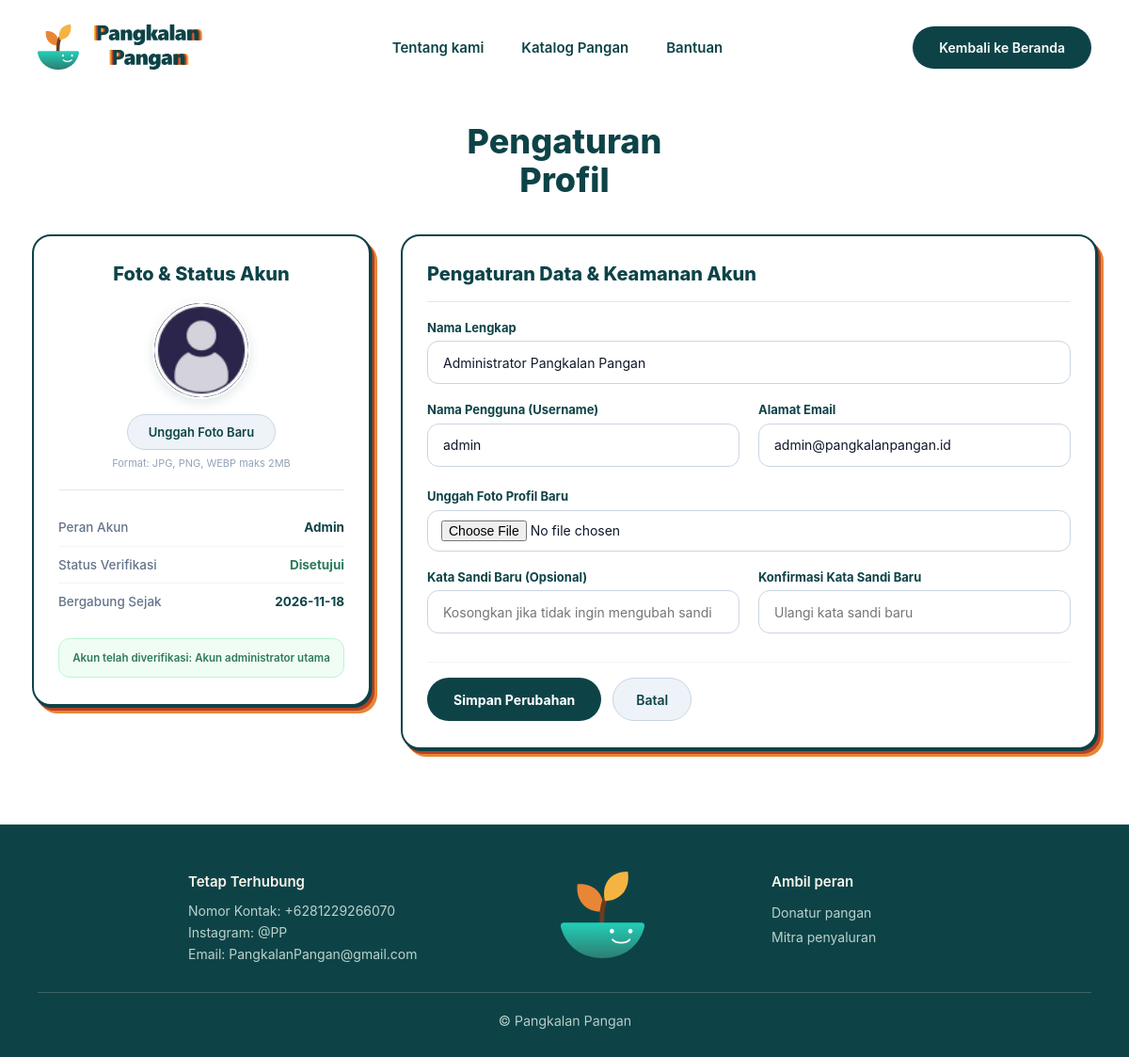
Screenshot of /profile.php (signed in) with the database file from the repository.
### tables this page shows
CREATE TABLE pengguna (
  id INT AUTO_INCREMENT PRIMARY KEY,
  username VARCHAR(50) NOT NULL UNIQUE,
  email VARCHAR(100) NOT NULL UNIQUE,
  kata_sandi_hash VARCHAR(255) NOT NULL,
  nama_lengkap VARCHAR(100) NOT NULL,
  foto_profil VARCHAR(255) NOT NULL DEFAULT 'default_avatar.png',
  peran ENUM('admin', 'produsen', 'konsumen') NOT NULL DEFAULT 'konsumen',
  dokumen_kelayakan VARCHAR(255) NULL,
  status_verifikasi ENUM('menunggu', 'disetujui', 'ditolak') NOT NULL DEFAULT 'menunggu',
  catatan_verifikasi TEXT NULL,
  dibuat_pada DATETIME NOT NULL DEFAULT CURRENT_TIMESTAMP
);

### includes/functions.php (called while the page is built, shortened)
<?php
function escapeHtml($teks) {
    return htmlspecialchars((string) $teks, ENT_QUOTES, 'UTF-8');
}
function ambilPenggunaById($conn, $pengguna_id) {
    $id_bersih = (int) $pengguna_id;
    $sql = "SELECT id, username, email, nama_lengkap, foto_profil, peran, dokumen_kelayakan, status_verifikasi, catatan_verifikasi, dibuat_pada "
         . "FROM pengguna WHERE id = ? LIMIT 1";
    $stmt = mysqli_prepare($conn, $sql);
    mysqli_stmt_bind_param($stmt, "i", $id_bersih);
    mysqli_stmt_execute($stmt);
    $hasil = mysqli_stmt_get_result($stmt);
    $data_pengguna = mysqli_fetch_assoc($hasil);
    return $data_pengguna ? $data_pengguna : null;
}
?>

### profile.php (the view, shortened to what this page needs)
<?php
require_once 'config/database.php';
require_once 'includes/functions.php';
$user_id = (int) $_SESSION['user_id'];
$pengguna = ambilPenggunaById($conn, $user_id);
$peran_pengguna = isset($pengguna['peran']) ? $pengguna['peran'] : 'konsumen';
$status_verif = isset($pengguna['status_verifikasi']) ? $pengguna['status_verifikasi'] : 'menunggu';
$catatan_verif = isset($pengguna['catatan_verifikasi']) ? trim((string) $pengguna['catatan_verifikasi']) : '';
$dokumen_raw = isset($pengguna['dokumen_kelayakan']) ? trim((string) $pengguna['dokumen_kelayakan']) : '';
$foto_tampil = ($peran_pengguna === 'produsen')
    ? 'assets/images/producer/avatar_produsen.png'
    : 'assets/images/avatar_consumer.png';
if (!empty($pengguna['foto_profil']) && $pengguna['foto_profil'] !== 'default_avatar.png' && strpos($pengguna['foto_profil'], '..') === false) {
    $kandidat_foto = (strpos($pengguna['foto_profil'], '/') === false) ? ('assets/uploads/avatars/' . $pengguna['foto_profil']) : $pengguna['foto_profil'];
    if (file_exists($kandidat_foto)) {
        $foto_tampil = $kandidat_foto;
    }
}
$status_class = 'val-amber';
if ($status_verif === 'disetujui') {
    $status_class = 'val-green';
} elseif ($status_verif === 'ditolak') {
    $status_class = 'val-danger';
}
$beranda_kembali = 'katalog.php';
if ($peran_pengguna === 'admin') {
    $beranda_kembali = 'views/admin/dashboard.php';
} elseif ($peran_pengguna === 'produsen') {
    $beranda_kembali = 'producer_dashboard.php';
}
require_once 'includes/header.php';
?>
        <div class="auth-nav-bar">
            <a href="katalog.php" class="auth-nav-left" title="Pangkalan Pangan">
                <img src="assets/images/logo_sprout.svg" alt="Logo Pangkalan Pangan" class="auth-nav-logo-sprout" />
                <img src="assets/images/pangkalan_pangan_title.svg" alt="Pangkalan Pangan" class="auth-nav-logo-text" />
            </a>
            <ul class="auth-nav-menu">
                <li><a href="katalog.php#about">Tentang kami</a></li>
                <li><a href="katalog.php">Katalog Pangan</a></li>
                <li><a href="customer_service.php">Bantuan</a></li>
            </ul>
            <a href="<?php echo escapeHtml($beranda_kembali); ?>" class="btn-nav-back">Kembali ke Beranda</a>
        </div>
        <div class="profile-main-section">
            <div class="profile-container">
                <h1 class="profile-page-title">Pengaturan<br />Profil</h1>
                <div class="profile-content-grid">
                    <div class="profile-left-col">
                        <div class="profile-card profile-photo-card">
                            <h2 class="profile-card-title text-center">Foto &amp; Status Akun</h2>
                            <div class="profile-avatar-wrapper">
                                <div class="profile-large-avatar-circle">
                                    <img src="<?php echo escapeHtml($foto_tampil); ?>" alt="Foto Profil" style="width: 100%; height: 100%; border-radius: 50%; object-fit: cover; display: block;" />
                                </div>
                                <button type="button" class="btn-upload-photo">Unggah Foto Baru</button>
                                <span class="upload-photo-hint">Format: JPG, PNG, WEBP maks 2MB</span>
                            </div>
                            <hr class="profile-divider" />
                            <ul class="profile-status-list">
                                <li class="profile-status-item">
                                    <span class="status-item-label">Peran Akun</span>
                                    <span class="status-item-val val-dark"><?php echo escapeHtml(ucfirst($peran_pengguna)); ?></span>
                                </li>
                                <li class="profile-status-item">
                                    <span class="status-item-label">Status Verifikasi</span>
                                    <span class="status-item-val <?php echo escapeHtml($status_class); ?>" id="profileSktmStatusVal"<?php echo $status_verif === 'ditolak' ? ' style="color: #991b1b;"' : ''; ?>><?php echo escapeHtml(ucfirst($status_verif)); ?></span>
                                </li>
                                <li class="profile-status-item">
                                    <span class="status-item-label">Bergabung Sejak</span>
                                    <span class="status-item-val val-dark"><?php echo escapeHtml(substr($pengguna['dibuat_pada'], 0, 10)); ?></span>
                                </li>
                            </ul>
                            <div class="profile-sktm-verified-box"<?php
                            ?>>
<?php if ($status_verif === 'disetujui'): ?>
                                Akun telah diverifikasi<?php echo $catatan_verif !== '' ? (': ' . escapeHtml($catatan_verif)) : '.'; ?>
<?php elseif ($status_verif === 'ditolak'): ?>
                                Verifikasi ditolak<?php echo $catatan_verif !== '' ? (': ' . escapeHtml($catatan_verif)) : '. Silakan unggah ulang dokumen yang valid.'; ?>
<?php else: ?>
                                Akun menunggu verifikasi admin<?php echo $dokumen_raw === '' ? '. Unggah dokumen SKTM/KKS di formulir.' : ' (dokumen sudah diunggah).'; ?>
<?php endif; ?>
                            </div>
                        </div>
                    </div>
                    <div class="profile-right-col">
                        <div class="profile-card profile-form-card">
                            <h2 class="profile-card-title">Pengaturan Data &amp; Keamanan Akun</h2>
                            <hr class="profile-divider" />
                            <form action="actions/auth_profile_update.php" method="post" enctype="multipart/form-data" class="profile-edit-form" id="profileEditForm">
                                <div class="form-group-full">
                                    <label for="inputNamaLengkap" class="profile-form-label">Nama Lengkap</label>
                                    <input type="text" id="inputNamaLengkap" name="nama_lengkap" class="profile-form-input" value="<?php echo escapeHtml($pengguna['nama_lengkap']); ?>" />
                                </div>
                                <div class="form-row-2col">
                                    <div class="form-group-col">
                                        <label for="inputUsername" class="profile-form-label">Nama Pengguna (Username)</label>
                                        <input type="text" id="inputUsername" name="username" class="profile-form-input" value="<?php echo escapeHtml($pengguna['username']); ?>" />
                                    </div>
                                    <div class="form-group-col">
                                        <label for="inputEmail" class="profile-form-label">Alamat Email</label>
                                        <input type="text" id="inputEmail" name="email" class="profile-form-input" value="<?php echo escapeHtml($pengguna['email']); ?>" />
                                    </div>
                                </div>
                                <div class="form-group-full" style="margin-top: 4px;">
                                    <label for="inputFotoProfil" class="profile-form-label">Unggah Foto Profil Baru</label>
                                    <input type="file" id="inputFotoProfil" name="foto_profil" accept="image/jpeg,image/png,image/webp" class="profile-form-input" style="height: auto; padding: 10px 14px;" />
                                </div>
                                <div class="form-row-2col">
                                    <div class="form-group-col">
                                        <label for="inputPasswordBaru" class="profile-form-label">Kata Sandi Baru (Opsional)</label>
                                        <input type="password" id="inputPasswordBaru" name="password_baru" class="profile-form-input" />
                                    </div>
                                    <div class="form-group-col">
                                        <label for="inputKonfirmasiSandi" class="profile-form-label">Konfirmasi Kata Sandi Baru</label>
                                        <input type="password" id="inputKonfirmasiSandi" name="konfirmasi_sandi" class="profile-form-input" />
                                    </div>
                                </div>
                                <div class="profile-form-bottom-bar">
                                    <div class="profile-btn-group">
                                        <button type="submit" class="btn-profile-submit">Simpan Perubahan</button>
                                        <a href="<?php echo escapeHtml($beranda_kembali); ?>" class="btn-profile-cancel">Batal</a>
                                    </div>
                                </div>
                            </form>
                        </div>
                    </div>
                </div>
            </div>
        </div>
<?php
require_once 'includes/footer.php';
?>

### assets/css/style.css (style rules this page uses)
* { box-sizing: border-box; margin: 0; padding: 0; }
html { width: 100%; min-height: 100%; overflow-x: hidden; overflow-y: scroll; -webkit-text-size-adjust: 100%; scroll-behavior: smooth; }
body { font-family: 'Segoe UI', -apple-system, BlinkMacSystemFont, Roboto, Helvetica, Arial, sans-serif; background-color: #ffffff; color: #1a202c; line-height: 1.5; -webkit-font-smoothing: antialiased; -moz-osx-font-smoothing: grayscale; width: 100%; min-height: 100%; position: relative; overflow: visible; }
.subpage-nav-bar, .auth-nav-bar { width: 100%; max-width: 1329px; height: 100px; margin: 0 auto; padding: 0 40px; display: flex; align-items: center; justify-content: space-between; background-color: #ffffff; box-sizing: border-box; }
.subpage-nav-left, .auth-nav-left { display: inline-flex; align-items: center; gap: 16px; text-decoration: none; flex-shrink: 0; }
.subpage-logo-sprout, .auth-nav-logo-sprout { width: 44px; height: 48px; display: block; flex-shrink: 0; }
.subpage-logo-text, .auth-nav-logo-text { height: 48px; width: auto; max-width: 180px; object-fit: contain; display: block; flex-shrink: 0; }
.subpage-nav-menu, .auth-nav-menu { display: flex; align-items: center; list-style: none; margin: 0; padding: 0; gap: 40px; }
.subpage-nav-menu li, .auth-nav-menu li { display: inline-block; }
.subpage-nav-menu a, .auth-nav-menu a { text-decoration: none; color: #0d4347; font-size: 15px; font-weight: 600; transition: color 0.2s ease; }
.btn-nav-back { display: inline-flex; align-items: center; justify-content: center; background-color: #0d4347; color: #ffffff; text-decoration: none; font-size: 14px; font-weight: 600; padding: 12px 28px; border-radius: 999px; transition: background-color 0.2s ease, transform 0.15s ease; white-space: nowrap; flex-shrink: 0; }

### rows the page displays
pengguna: foto_profil (picture), peran "Admin", status_verifikasi "Disetujui", dibuat_pada "2026-11-18", catatan_verifikasi "Akun administrator utama", nama_lengkap "Administrator Pangkalan Pangan", username "admin", email "admin@pangkalanpangan.id"
